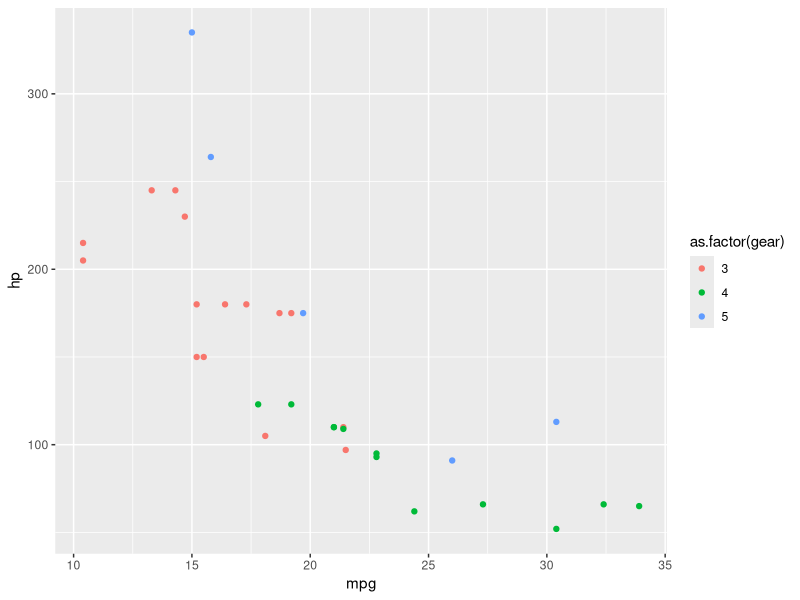

Source code (R):
##title: Check out my fancy report
##author: Vijay

## Here is some text
library(ggplot2)
ggplot(mtcars,aes(mpg,hp,colour=as.factor(gear)))+
	geom_point()
#' Here is more text
